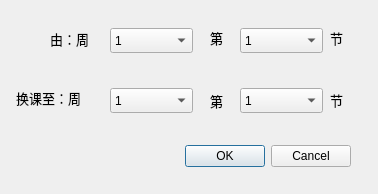
<?xml version="1.0" encoding="UTF-8"?>
<ui version="4.0">
 <class>SwapClassDialog</class>
 <widget class="QDialog" name="SwapClassDialog">
  <property name="geometry">
   <rect>
    <x>0</x>
    <y>0</y>
    <width>378</width>
    <height>194</height>
   </rect>
  </property>
  <property name="windowTitle">
   <string>Dialog</string>
  </property>
  <widget class="QDialogButtonBox" name="buttonBox">
   <property name="geometry">
    <rect>
     <x>10</x>
     <y>140</y>
     <width>341</width>
     <height>32</height>
    </rect>
   </property>
   <property name="orientation">
    <enum>Qt::Horizontal</enum>
   </property>
   <property name="standardButtons">
    <set>QDialogButtonBox::Cancel|QDialogButtonBox::Ok</set>
   </property>
  </widget>
  <widget class="QLabel" name="label">
   <property name="geometry">
    <rect>
     <x>50</x>
     <y>28</y>
     <width>51</width>
     <height>21</height>
    </rect>
   </property>
   <property name="font">
    <font>
     <pointsize>10</pointsize>
    </font>
   </property>
   <property name="text">
    <string>由：周</string>
   </property>
  </widget>
  <widget class="QLabel" name="label_2">
   <property name="geometry">
    <rect>
     <x>16</x>
     <y>88</y>
     <width>91</width>
     <height>19</height>
    </rect>
   </property>
   <property name="font">
    <font>
     <pointsize>10</pointsize>
    </font>
   </property>
   <property name="text">
    <string>换课至：周</string>
   </property>
  </widget>
  <widget class="QComboBox" name="day1Box">
   <property name="geometry">
    <rect>
     <x>110</x>
     <y>28</y>
     <width>83</width>
     <height>25</height>
    </rect>
   </property>
   <item>
    <property name="text">
     <string>1</string>
    </property>
   </item>
   <item>
    <property name="text">
     <string>2</string>
    </property>
   </item>
   <item>
    <property name="text">
     <string>3</string>
    </property>
   </item>
   <item>
    <property name="text">
     <string>4</string>
    </property>
   </item>
   <item>
    <property name="text">
     <string>5</string>
    </property>
   </item>
  </widget>
  <widget class="QComboBox" name="class1Box">
   <property name="geometry">
    <rect>
     <x>240</x>
     <y>28</y>
     <width>83</width>
     <height>25</height>
    </rect>
   </property>
   <item>
    <property name="text">
     <string>1</string>
    </property>
   </item>
   <item>
    <property name="text">
     <string>2</string>
    </property>
   </item>
   <item>
    <property name="text">
     <string>3</string>
    </property>
   </item>
   <item>
    <property name="text">
     <string>4</string>
    </property>
   </item>
   <item>
    <property name="text">
     <string>5</string>
    </property>
   </item>
   <item>
    <property name="text">
     <string>6</string>
    </property>
   </item>
   <item>
    <property name="text">
     <string>7</string>
    </property>
   </item>
   <item>
    <property name="text">
     <string>8</string>
    </property>
   </item>
  </widget>
  <widget class="QComboBox" name="day2Box">
   <property name="geometry">
    <rect>
     <x>110</x>
     <y>88</y>
     <width>83</width>
     <height>25</height>
    </rect>
   </property>
   <item>
    <property name="text">
     <string>1</string>
    </property>
   </item>
   <item>
    <property name="text">
     <string>2</string>
    </property>
   </item>
   <item>
    <property name="text">
     <string>3</string>
    </property>
   </item>
   <item>
    <property name="text">
     <string>4</string>
    </property>
   </item>
   <item>
    <property name="text">
     <string>5</string>
    </property>
   </item>
  </widget>
  <widget class="QLabel" name="label_3">
   <property name="geometry">
    <rect>
     <x>210</x>
     <y>28</y>
     <width>21</width>
     <height>19</height>
    </rect>
   </property>
   <property name="font">
    <font>
     <pointsize>10</pointsize>
    </font>
   </property>
   <property name="text">
    <string>第</string>
   </property>
  </widget>
  <widget class="QLabel" name="label_4">
   <property name="geometry">
    <rect>
     <x>330</x>
     <y>28</y>
     <width>21</width>
     <height>19</height>
    </rect>
   </property>
   <property name="font">
    <font>
     <pointsize>10</pointsize>
    </font>
   </property>
   <property name="text">
    <string>节</string>
   </property>
  </widget>
  <widget class="QLabel" name="label_5">
   <property name="geometry">
    <rect>
     <x>210</x>
     <y>91</y>
     <width>21</width>
     <height>19</height>
    </rect>
   </property>
   <property name="font">
    <font>
     <pointsize>10</pointsize>
    </font>
   </property>
   <property name="text">
    <string>第</string>
   </property>
  </widget>
  <widget class="QComboBox" name="class2Box">
   <property name="geometry">
    <rect>
     <x>240</x>
     <y>88</y>
     <width>83</width>
     <height>25</height>
    </rect>
   </property>
   <item>
    <property name="text">
     <string>1</string>
    </property>
   </item>
   <item>
    <property name="text">
     <string>2</string>
    </property>
   </item>
   <item>
    <property name="text">
     <string>3</string>
    </property>
   </item>
   <item>
    <property name="text">
     <string>4</string>
    </property>
   </item>
   <item>
    <property name="text">
     <string>5</string>
    </property>
   </item>
   <item>
    <property name="text">
     <string>6</string>
    </property>
   </item>
   <item>
    <property name="text">
     <string>7</string>
    </property>
   </item>
   <item>
    <property name="text">
     <string>8</string>
    </property>
   </item>
  </widget>
  <widget class="QLabel" name="label_6">
   <property name="geometry">
    <rect>
     <x>330</x>
     <y>90</y>
     <width>21</width>
     <height>19</height>
    </rect>
   </property>
   <property name="font">
    <font>
     <pointsize>10</pointsize>
    </font>
   </property>
   <property name="text">
    <string>节</string>
   </property>
  </widget>
 </widget>
 <resources/>
 <connections>
  <connection>
   <sender>buttonBox</sender>
   <signal>accepted()</signal>
   <receiver>SwapClassDialog</receiver>
   <slot>accept()</slot>
   <hints>
    <hint type="sourcelabel">
     <x>248</x>
     <y>254</y>
    </hint>
    <hint type="destinationlabel">
     <x>157</x>
     <y>274</y>
    </hint>
   </hints>
  </connection>
  <connection>
   <sender>buttonBox</sender>
   <signal>rejected()</signal>
   <receiver>SwapClassDialog</receiver>
   <slot>reject()</slot>
   <hints>
    <hint type="sourcelabel">
     <x>316</x>
     <y>260</y>
    </hint>
    <hint type="destinationlabel">
     <x>286</x>
     <y>274</y>
    </hint>
   </hints>
  </connection>
 </connections>
</ui>
